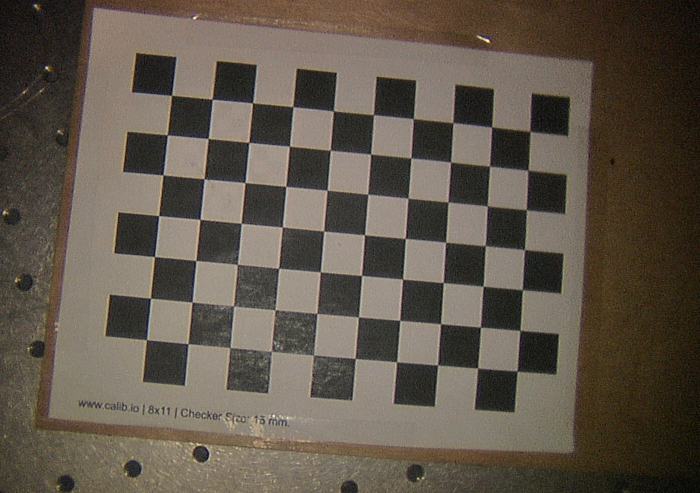
#> input picture ImageProcess/calibration_imgs/1.png, 1400 x 986 px, found by its file name (shown at 1/2 size); its folder holds 4 pictures in this run
$ python resize.py
#> lines starting #> are read from the running program, lines starting #| are printed output that depends on the picture
import cv2
import numpy as np
import os

resizeWidth  = 568
resizeHeigth = 400
imgSize = (resizeWidth, resizeHeigth)

# Output Paths
output_name = "Output"
__location__ = os.path.realpath(os.path.join(os.getcwd(), os.path.dirname(__file__)))
im_path = os.path.join(__location__, "calibration_imgs")
resize_path = os.path.join(__location__, "calibration_resized")

if not os.path.exists(resize_path):
    os.makedirs(resize_path)

dir_cont = os.listdir(im_path)

for x in dir_cont:

    if not x.endswith(".png"):
        continue

    img = cv2.imread(im_path + "\\" + x)
#> img is the input picture: shape (986, 1400, 3); mean B, G, R 74.8, 86.5, 95.8

    img = cv2.resize(img, imgSize)
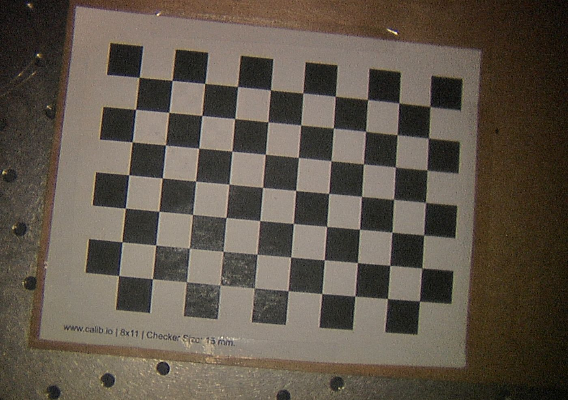
#> img: shape (400, 568, 3); mean B, G, R 74.7, 86.3, 95.7


    cv2.imwrite(resize_path + "\\" + x, img)
#> pass 2 of the loop `for x in dir_cont:`:
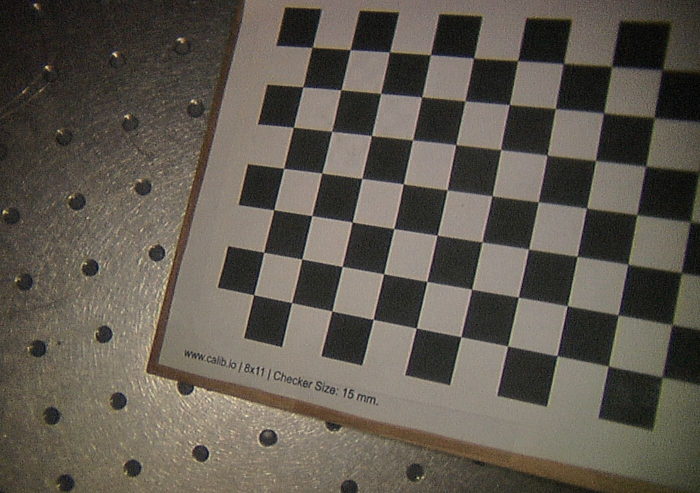
#> input picture ImageProcess/calibration_imgs/10.png, 1400 x 986 px, found by its file name (shown at 1/2 size)
#> img is the input picture: shape (986, 1400, 3); mean B, G, R 79.7, 89.2, 95.5
#> `img = cv2.resize(img, imgSize)`:
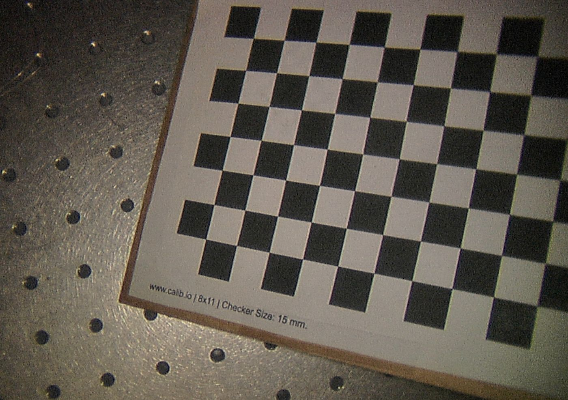
#> img: shape (400, 568, 3); mean B, G, R 79.5, 89.1, 95.4
#> pass 3 of the loop `for x in dir_cont:`:
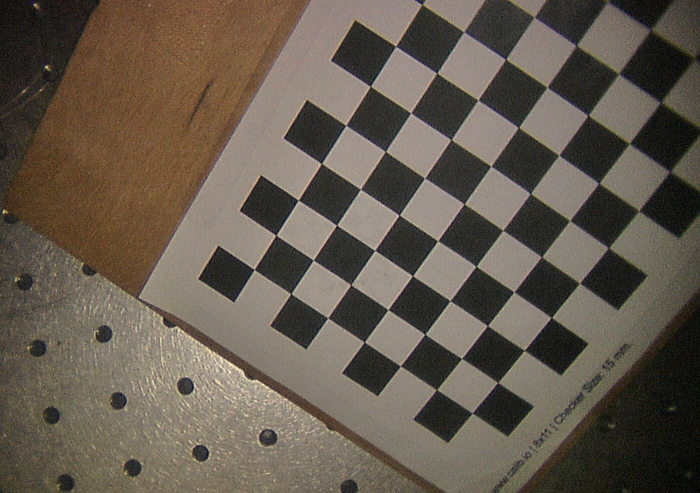
#> input picture ImageProcess/calibration_imgs/11.png, 1400 x 986 px, found by its file name (shown at 1/2 size)
#> img is the input picture: shape (986, 1400, 3); mean B, G, R 77.7, 89.8, 99.7
#> `img = cv2.resize(img, imgSize)`:
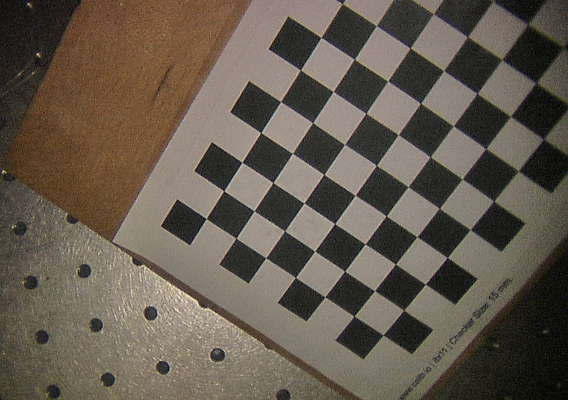
#> img: shape (400, 568, 3); mean B, G, R 77.5, 89.7, 99.6
#> the loop made 4 passes; the first 3 are shown
